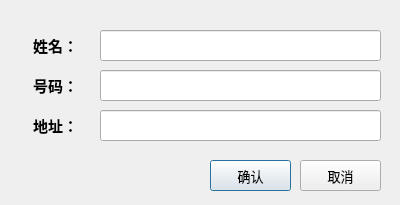
<?xml version="1.0" encoding="UTF-8"?>
<ui version="4.0">
 <class>AddrDialog</class>
 <widget class="QDialog" name="AddrDialog">
  <property name="geometry">
   <rect>
    <x>0</x>
    <y>0</y>
    <width>400</width>
    <height>205</height>
   </rect>
  </property>
  <property name="windowTitle">
   <string>Dialog</string>
  </property>
  <widget class="QPushButton" name="SubmitButton">
   <property name="geometry">
    <rect>
     <x>210</x>
     <y>160</y>
     <width>81</width>
     <height>31</height>
    </rect>
   </property>
   <property name="font">
    <font>
     <family>微软雅黑</family>
     <pointsize>10</pointsize>
    </font>
   </property>
   <property name="text">
    <string>确认</string>
   </property>
  </widget>
  <widget class="QPushButton" name="CancelButton">
   <property name="geometry">
    <rect>
     <x>300</x>
     <y>160</y>
     <width>81</width>
     <height>31</height>
    </rect>
   </property>
   <property name="font">
    <font>
     <family>微软雅黑</family>
     <pointsize>10</pointsize>
    </font>
   </property>
   <property name="text">
    <string>取消</string>
   </property>
  </widget>
  <widget class="QLabel" name="label">
   <property name="geometry">
    <rect>
     <x>20</x>
     <y>30</y>
     <width>71</width>
     <height>31</height>
    </rect>
   </property>
   <property name="font">
    <font>
     <family>微软雅黑 Light</family>
     <pointsize>11</pointsize>
     <weight>75</weight>
     <bold>true</bold>
    </font>
   </property>
   <property name="text">
    <string>姓名：</string>
   </property>
   <property name="alignment">
    <set>Qt::AlignCenter</set>
   </property>
  </widget>
  <widget class="QLineEdit" name="NameInput">
   <property name="geometry">
    <rect>
     <x>100</x>
     <y>30</y>
     <width>281</width>
     <height>31</height>
    </rect>
   </property>
  </widget>
  <widget class="QLineEdit" name="NumInput">
   <property name="geometry">
    <rect>
     <x>100</x>
     <y>70</y>
     <width>281</width>
     <height>31</height>
    </rect>
   </property>
  </widget>
  <widget class="QLineEdit" name="AddrInput">
   <property name="geometry">
    <rect>
     <x>100</x>
     <y>110</y>
     <width>281</width>
     <height>31</height>
    </rect>
   </property>
  </widget>
  <widget class="QLabel" name="label_2">
   <property name="geometry">
    <rect>
     <x>20</x>
     <y>70</y>
     <width>71</width>
     <height>31</height>
    </rect>
   </property>
   <property name="font">
    <font>
     <family>微软雅黑</family>
     <pointsize>11</pointsize>
     <weight>75</weight>
     <bold>true</bold>
    </font>
   </property>
   <property name="text">
    <string>号码：</string>
   </property>
   <property name="alignment">
    <set>Qt::AlignCenter</set>
   </property>
  </widget>
  <widget class="QLabel" name="label_3">
   <property name="geometry">
    <rect>
     <x>20</x>
     <y>110</y>
     <width>71</width>
     <height>31</height>
    </rect>
   </property>
   <property name="font">
    <font>
     <family>微软雅黑 Light</family>
     <pointsize>11</pointsize>
     <weight>75</weight>
     <bold>true</bold>
    </font>
   </property>
   <property name="text">
    <string>地址：</string>
   </property>
   <property name="alignment">
    <set>Qt::AlignCenter</set>
   </property>
  </widget>
 </widget>
 <resources/>
 <connections/>
</ui>
